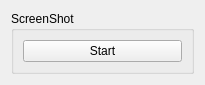
<?xml version="1.0" encoding="UTF-8"?>
<ui version="4.0">
 <class>ScreenPainter</class>
 <widget class="QWidget" name="ScreenPainter">
  <property name="geometry">
   <rect>
    <x>0</x>
    <y>0</y>
    <width>205</width>
    <height>73</height>
   </rect>
  </property>
  <property name="windowTitle">
   <string>ScreenPainter</string>
  </property>
  <layout class="QGridLayout" name="gridLayout">
   <item row="0" column="0">
    <widget class="QGroupBox" name="groupBoxScreenShot">
     <property name="title">
      <string>ScreenShot</string>
     </property>
     <layout class="QGridLayout" name="gridLayout_2">
      <item row="0" column="0">
       <widget class="QPushButton" name="pushButtonStart">
        <property name="text">
         <string>Start</string>
        </property>
       </widget>
      </item>
     </layout>
    </widget>
   </item>
  </layout>
 </widget>
 <resources/>
 <connections/>
</ui>
